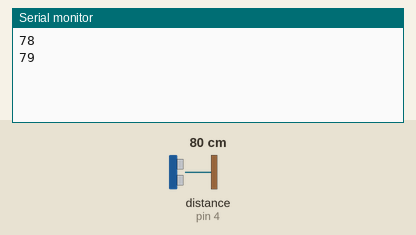
Bench run of a sketch on a simulated Arduino Uno, built with avr-gcc and run on an emulated ATmega328P. Shown: the last lines printed to the serial monitor. Wiring (inferred from the names in the program): ultrasonic range finder: trigger pin 3; echo pin 4. The test bench sets the inputs (shaded band); at power-on: distance to the obstacle (sensor on pin 4) 80 cm. The echo pulse lasts 58.3 µs per cm.

Above: at 1.8 s.
1.9 s: distance to the obstacle (sensor on pin 4) set to 2 cm
At 2.8 s:
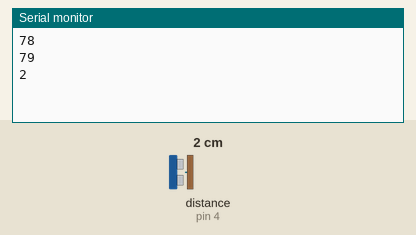
3.4 s: distance to the obstacle (sensor on pin 4) set to 4 cm
At 4.6 s:
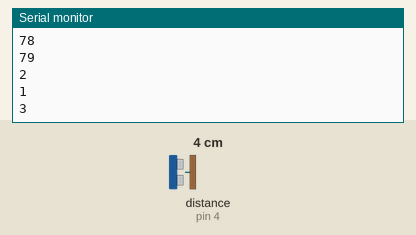
Timing chart, 0 to 6.4 s (numbered marks = the images above; inputs shaded):
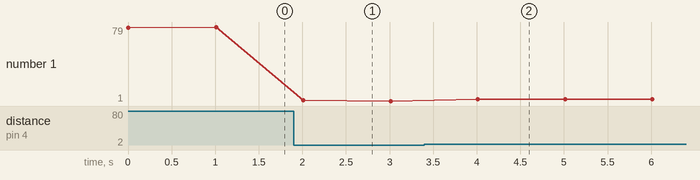

The sketch:

sensor_ultrasonik_-_arduino_script.ino
```cpp
/* Arduino example sketch to control a JSN-SR04T ultrasonic distance sensor with Arduino. No library needed. More info: https://www.makerguides.com */

// Define Trig and Echo pin:
#define trigPin 3
#define echoPin 4

// Define variables:
long duration;
int distance;

void setup() {
  // Define inputs and outputs
  pinMode(trigPin, OUTPUT);
  pinMode(echoPin, INPUT);

  // Begin Serial communication at a baudrate of 9600:
  Serial.begin(9600);
}

void loop() {
  // Clear the trigPin by setting it LOW:
  digitalWrite(trigPin, LOW);

  delayMicroseconds(50);

 // Trigger the sensor by setting the trigPin high for 10 microseconds:
  digitalWrite(trigPin, HIGH);
  delayMicroseconds(1);
  digitalWrite(trigPin, LOW);

  // Read the echoPin. pulseIn() returns the duration (length of the pulse) in microseconds:
  duration = pulseIn(echoPin, HIGH);

  // Calculate the distance:
  distance = duration*0.034/2;

  // Print the distance on the Serial Monitor (Ctrl+Shift+M):

  Serial.println(distance);

//  Serial.print("Duration = ");
//  Serial.print(duration);
//  Serial.println(" microsecond");

  delay(1000);
}
```

Measured:
- after the input at 1.9 s, the serial monitor: prints a new line after 0.11 s (image 1)
- after the input at 3.4 s, the serial monitor: prints a new line after 0.61 s (image 2)
- plotted number 1: 79 → 1 after the input at 1.9 s, 1 → 3 after the input at 3.4 s
